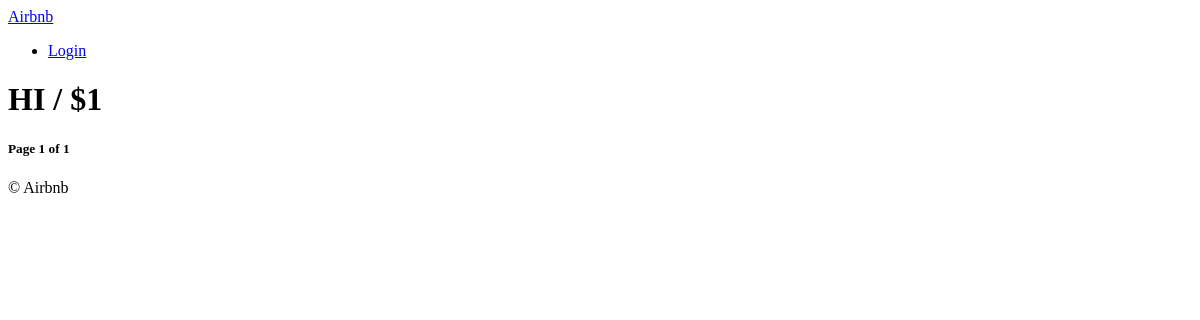
/, run on an earlier commit of the app's database.
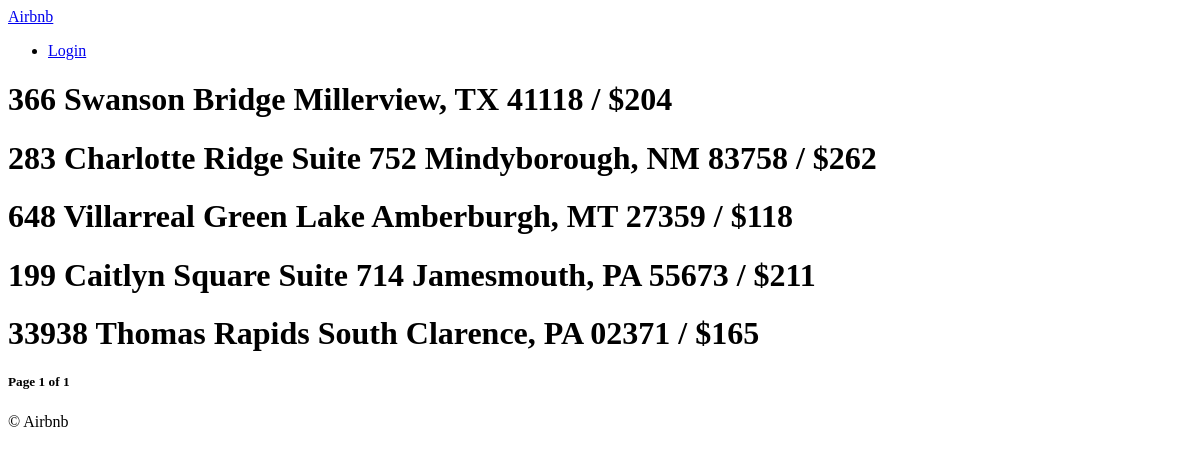
And on a later commit of the database.
### rooms/models.py (models this page shows, shortened)
class Room(core_models.TimeStampedModel):
    name = models.CharField(max_length=140)
    description = models.TextField()
    country = CountryField()
    city = models.CharField(max_length=80)
    price = models.IntegerField()
    address = models.CharField(max_length=140)
    guests = models.IntegerField()
    beds = models.IntegerField()
    bedrooms = models.IntegerField()
    baths = models.IntegerField()
    check_in = models.TimeField()
    check_out = models.TimeField()
    instant_book = models.BooleanField(default=False)
    host = models.ForeignKey(
        user_models.User,
        related_name = "rooms",
        on_delete=models.CASCADE)
    room_type = models.ForeignKey(
        RoomType,
        related_name = "rooms",
        on_delete=models.SET_NULL,
        null=True
    )
    amenities = models.ManyToManyField(
        Amenity,
        related_name = "rooms",
        blank=True
    )
    facilities = models.ManyToManyField(
        Facility,
        related_name = "rooms",
        blank=True)
    house_rules = models.ManyToManyField(
        HouseRule,
        related_name = "rooms",
        blank=True)

### rooms/views.py (the view)
# urls.py: urlpatterns = [path("", room_views.all_rooms, name="home")]
def all_rooms(request):
    page = request.GET.get("page")
    page = int(page or 1)
    page_size = 10
    limit = page_size*page
    offset = limit - page_size
    all_rooms = models.Room.objects.all()[offset:limit]
    page_count = ceil(models.Room.objects.count()/page_size)
    return render (
        request,
        "rooms/home.html",
        {
            "potato": all_rooms,
            "page":page,
            "page_count": page_count,
            "page_range": range(1, page_count),
        },
    )

### templates/rooms/home.html (shortened to what this page needs)
{% extends "base.html" %}
{% block content %}
    {% for room in potato  %}
        <h1>{{room.name}} / ${{room.price}}</h1>
    {% endfor %}
    <h5>
        Page {{page}} of {{page_count}}
    </h5>
{% endblock content %}

### templates/base.html (shortened to what this page needs)
<!DOCTYPE html>
<html lang="en">
  <head>
  </head>
  <body>
    {% include "partials/header.html" %}
    {% block content %}{% endblock %}
    {% include "partials/footer.html" %}
  </body>
</html>

### templates/partials/header.html
<header>
    <a href="/">Airbnb</a>
    <ul>
        <li><a href="#">Login</a></li>
    </ul>
</header>

### templates/partials/footer.html
<footer>
    &copy; Airbnb
</footer>

What changed in the data, as far as the page shows it:
removed Room: name "HI", price "1"
added Room: name "366 Swanson Bridge Millerview, TX 41118", price "204"
added Room: name "283 Charlotte Ridge Suite 752 Mindyborough, NM 83758", price "262"
added Room: name "648 Villarreal Green Lake Amberburgh, MT 27359", price "118"
added Room: name "199 Caitlyn Square Suite 714 Jamesmouth, PA 55673", price "211"
added Room: name "33938 Thomas Rapids South Clarence, PA 02371", price "165"
